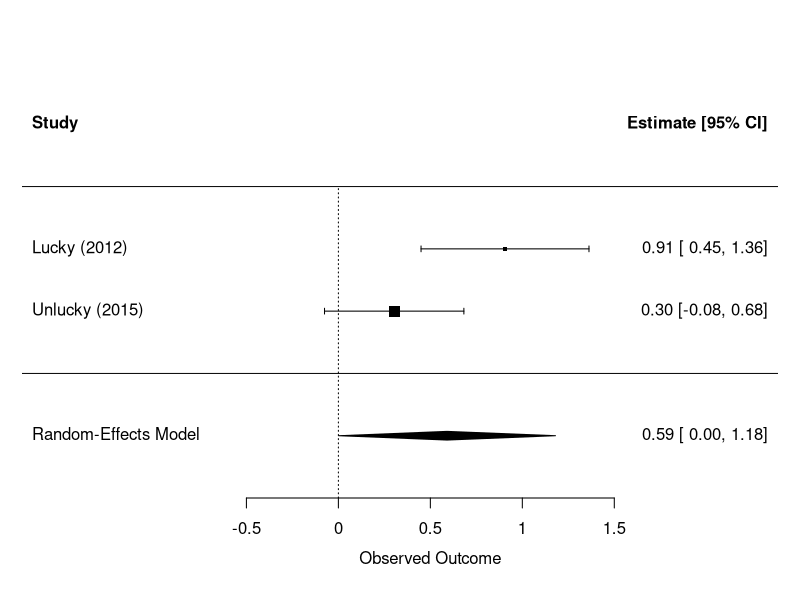
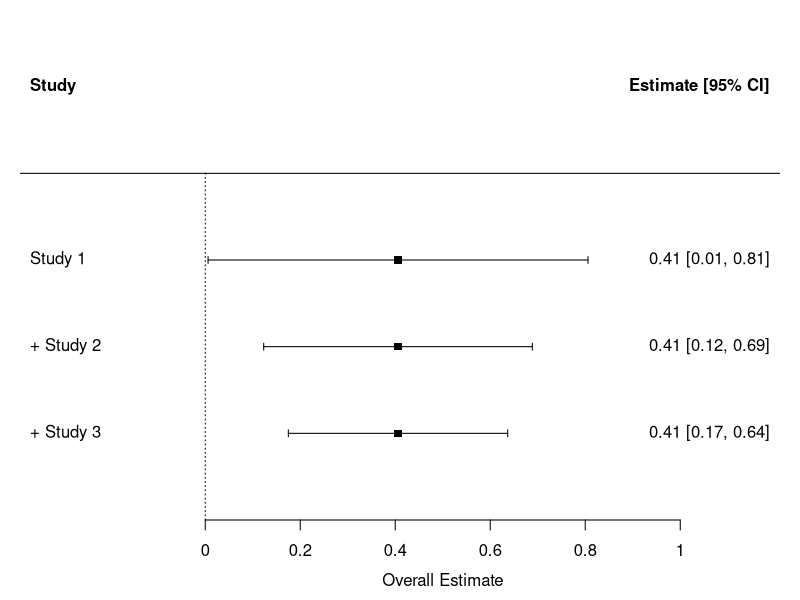
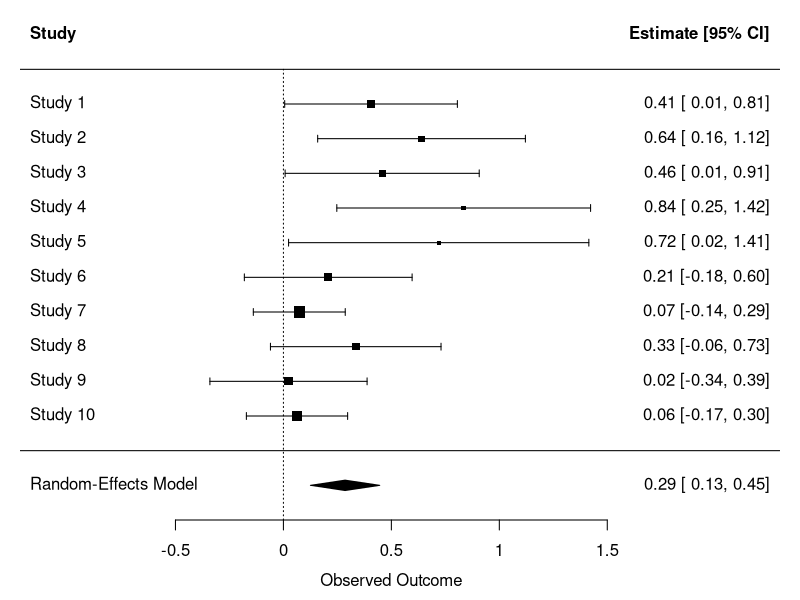
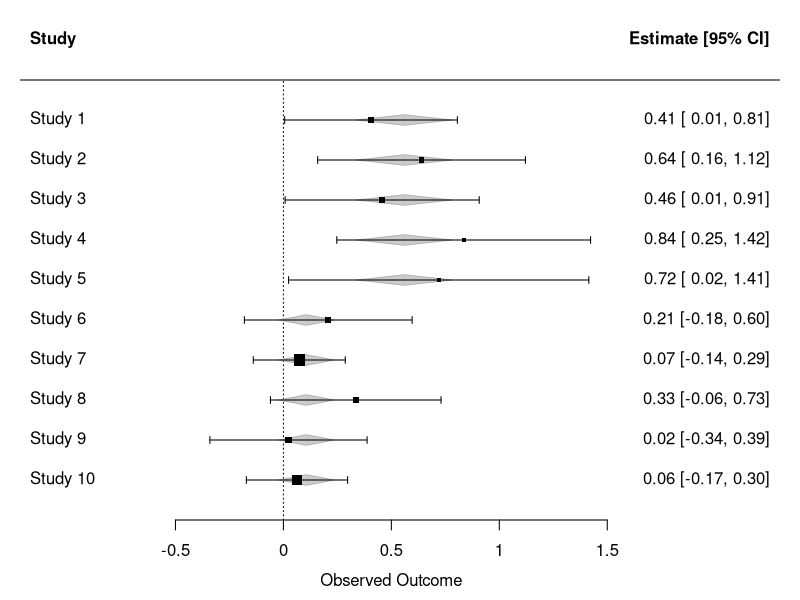

These figures' R source, in order: (Note: this script raises an error after producing the figures.)
## ---- chunk 1
knitr::opts_chunk$set(echo = TRUE)
## ---- chunk 2
# Import metafor library
library(metafor)

# Define a function for converting from p value and N to Cohen's d and 95% CI's
ptoDr=function(p,N,r)
{T=qt(p/2,N-1)
D=T/sqrt(N)
Da=D*sqrt(2*(1-r))
Da2=sqrt(Da^2)
SE=sqrt(1/N+D^2/(2*N))*sqrt(2*(1-r))
CIp=Da2+(SE*1.96)
CIn=Da2-(SE*1.96)
DSE=c(Da2,SE,CIn,CIp)}

# Define a function for outputing information from rma object
tidy=function(obj)
{sprintf(c("The pooled effect size is %f","The lower limit of the 95 percent confidence interval is %f","The upper limit of the 95 percent confidence interval is %f","The pooled p value is %f"),c(obj$beta,obj$ci.lb,obj$ci.ub,obj$pval))}
  
  
# Convert the p and N values from the Lucky and Unlucky studies to Cohens d and 95% CIs
Lucky=ptoDr(.0001,26,0.5)
Unlucky=ptoDr(.12,28,0.5)

# Add both studies to a dataframe.
DATA=data.frame(rbind(Lucky,Unlucky))
colnames(DATA)=c("D","SE")

# Estimate random effects model and report some model results
META=rma(yi=D,sei=SE,data=DATA)
tidy(META)

## ---- chunk 3
# Forest plot of the data.
forest(META,slab=c("Lucky (2012)","Unlucky (2015)"))
## ---- chunk 4
Study2001=ptoDr(.049,26,0.5)
Study2008=ptoDr(.049,26,0.5)
Study2011=ptoDr(.049,26,0.5)


DATA2=data.frame(rbind(Study2001,Study2008,Study2011))
colnames(DATA2)=c("D","SE")

META2=rma(yi=D,sei=SE,data=DATA2)

tidy(META2)
## ---- chunk 5
# Forest plot of the data.
par(mar=c(4,4,1,2))
forest(cumul(META2))
## ---- chunk 6
Study1=ptoDr(.049,26,0.5)
Study2=ptoDr(.01,20,0.5)
Study3=ptoDr(.049,21,0.5)
Study4=ptoDr(.006,15,0.5)
Study5=ptoDr(.049,10,0.5)
Study6=ptoDr(.3,26,0.5)
Study7=ptoDr(.5,85,0.5)
Study8=ptoDr(.10,26,0.5)
Study9=ptoDr(.9,29,0.5)
Study10=ptoDr(.6,70,0.5)

DATA3=data.frame(rbind(Study1,Study2,Study3,Study4,Study5,Study6,Study7,Study8,Study9,Study10))

colnames(DATA3)=c("D","SE")

META3=rma(yi=D,sei=SE,data=DATA3)

forest(META3)

tidy(META3)

## ---- chunk 7

# Code studies 1 to 5 as using fearful faces and the rest as angry.
DATA3$Stimulus=c(rep(1,5),rep(2,5))
DATA3$Stimulus=factor(DATA3$Stimulus, levels=c(1,2),labels=c("Fear","Angry"))

# Fit the model, specifying stimulus type as a moderator.
META3_MOD=rma(yi=D,sei=SE,data=DATA3,mods=~Stimulus)

# Show a forest plot
forest(META3_MOD)

## ---- chunk 8

# Define ggplot function for plotting a main effect from a rma object
library(ggplot2)
PLOTMAIN=function(MODEL){
  pred=predict(MODEL)
  MODERATOR=as.character(MODEL$call$mods[2])
  FRAME=cbind(get(as.character(MODEL$call$data)),pred$pred,pred$ci.lb,pred$ci.ub)
  #Scale the studies sych that larger studies (smaller SE) are represented larger on the plot.
  FRAME$pointsize=10-((10-1)/(max(FRAME$SE)-min(FRAME$SE))*(FRAME$SE-max(FRAME$SE))+10)+1
  PLOT=ggplot(FRAME, aes(x=get(MODERATOR),y=D))+geom_point(aes(colour=get(MODERATOR),size=pointsize),position = position_jitter(w = 0.2))+
  geom_errorbar(aes(ymin=FRAME[max(col(FRAME))-2],ymax=FRAME[max(col(FRAME))-1],x=get(MODERATOR),colour=get(MODERATOR)),width=0.1,size=3)+
  scale_colour_discrete(guide='none')+scale_size_area(guide='none')+ylab("Effect Size")+xlab(MODERATOR)+geom_hline(yintercept=0)
  return(PLOT)}

# Apply to model object.
PLOTMAIN(META3_MOD)
## ---- chunk 9

# Print model summary

META3_MOD

## ---- chunk 10

META3_MOD2=rma(yi=D,sei=SE,data=DATA3,mods=~Stimulus-1)

# Print model summary
META3_MOD2
